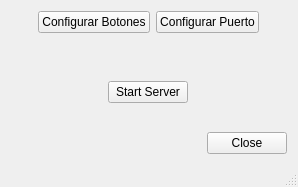
<?xml version="1.0" encoding="UTF-8"?>
<ui version="4.0">
 <class>MainWindow</class>
 <widget class="QMainWindow" name="MainWindow">
  <property name="geometry">
   <rect>
    <x>0</x>
    <y>0</y>
    <width>298</width>
    <height>187</height>
   </rect>
  </property>
  <property name="windowTitle">
   <string>Server</string>
  </property>
  <widget class="QWidget" name="centralWidget">
   <layout class="QGridLayout" name="gridLayout_2">
    <item row="0" column="0">
     <layout class="QGridLayout" name="gridLayout">
      <item row="6" column="4" alignment="Qt::AlignHCenter">
       <widget class="QPushButton" name="btnStartClose">
        <property name="text">
         <string>Start Server</string>
        </property>
       </widget>
      </item>
      <item row="1" column="4">
       <layout class="QHBoxLayout" name="horizontalLayout_2">
        <item>
         <widget class="QPushButton" name="btnConfigureJoystick">
          <property name="text">
           <string>Configurar Botones</string>
          </property>
         </widget>
        </item>
        <item>
         <widget class="QPushButton" name="btnConfigure">
          <property name="text">
           <string>Configurar Puerto</string>
          </property>
         </widget>
        </item>
       </layout>
      </item>
      <item row="7" column="4">
       <spacer name="verticalSpacer">
        <property name="orientation">
         <enum>Qt::Vertical</enum>
        </property>
        <property name="sizeHint" stdset="0">
         <size>
          <width>20</width>
          <height>40</height>
         </size>
        </property>
       </spacer>
      </item>
      <item row="1" column="0">
       <spacer name="horizontalSpacer_3">
        <property name="orientation">
         <enum>Qt::Horizontal</enum>
        </property>
        <property name="sizeHint" stdset="0">
         <size>
          <width>40</width>
          <height>20</height>
         </size>
        </property>
       </spacer>
      </item>
      <item row="1" column="6">
       <spacer name="horizontalSpacer_2">
        <property name="orientation">
         <enum>Qt::Horizontal</enum>
        </property>
        <property name="sizeHint" stdset="0">
         <size>
          <width>40</width>
          <height>20</height>
         </size>
        </property>
       </spacer>
      </item>
      <item row="4" column="4">
       <spacer name="verticalSpacer_2">
        <property name="orientation">
         <enum>Qt::Vertical</enum>
        </property>
        <property name="sizeHint" stdset="0">
         <size>
          <width>20</width>
          <height>40</height>
         </size>
        </property>
       </spacer>
      </item>
      <item row="5" column="4" alignment="Qt::AlignHCenter">
       <widget class="QLabel" name="lblServerInfo">
        <property name="text">
         <string/>
        </property>
       </widget>
      </item>
     </layout>
    </item>
    <item row="1" column="0">
     <layout class="QHBoxLayout" name="horizontalLayout">
      <item>
       <spacer name="horizontalSpacer">
        <property name="orientation">
         <enum>Qt::Horizontal</enum>
        </property>
        <property name="sizeHint" stdset="0">
         <size>
          <width>40</width>
          <height>20</height>
         </size>
        </property>
       </spacer>
      </item>
      <item>
       <widget class="QPushButton" name="btnClose">
        <property name="maximumSize">
         <size>
          <width>16777215</width>
          <height>16777215</height>
         </size>
        </property>
        <property name="text">
         <string>Close</string>
        </property>
       </widget>
      </item>
     </layout>
    </item>
   </layout>
  </widget>
  <widget class="QMenuBar" name="menuBar">
   <property name="geometry">
    <rect>
     <x>0</x>
     <y>0</y>
     <width>298</width>
     <height>21</height>
    </rect>
   </property>
  </widget>
  <widget class="QStatusBar" name="statusBar"/>
 </widget>
 <layoutdefault spacing="6" margin="11"/>
 <resources/>
 <connections/>
</ui>
